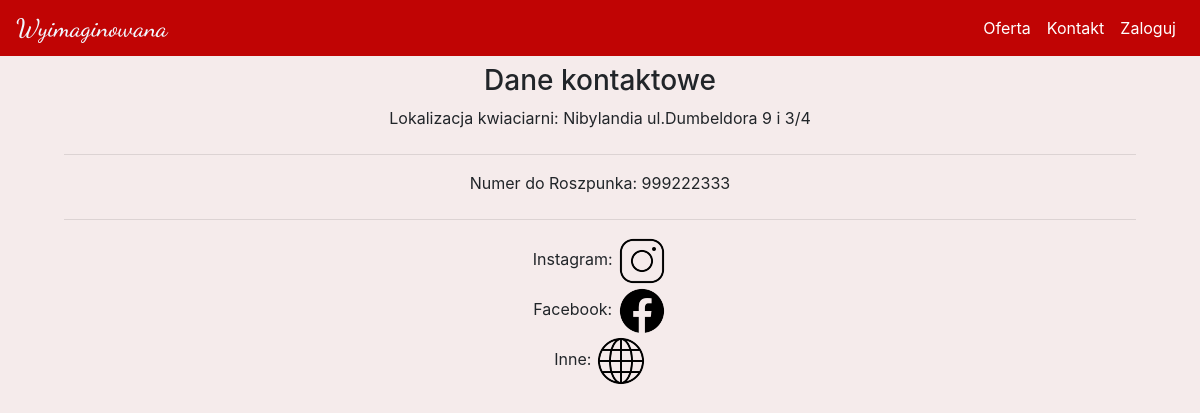
The page /kotakt on the database its author committed.
### kwiaciarnia/models.py (models this page shows)
class Adres(db.Model):
    id = db.Column(db.Integer(), primary_key=True)
    addres = db.Column(db.String())

class Contact(db.Model):
    id = db.Column(db.Integer(), primary_key=True)
    phone_number = db.Column(db.Integer())
    number_owner = db.Column(db.String())

class SocialMedia(db.Model):
    id = db.Column(db.Integer(), primary_key=True)
    social_media_link = db.Column(db.String())
    madia = db.Column(db.String())

### kwiaciarnia/routes.py (the view)
@app.route('/kotakt')
def contact():
    addreses = Adres.query.all()
    phone_numbers = Contact.query.all()
    links = SocialMedia.query.all()
    return render_template('contact.html', addreses=addreses, phone_numbers=phone_numbers, links=links)

### kwiaciarnia/templates/contact.html (shortened to what this page needs)
{% extends 'base.html' %}
{% block content %}
<div>
    <h3>Dane kontaktowe</h3>
    {% for adrres in addreses %}
        <label>Lokalizacja kwiaciarni: {{adrres.addres}}</label>
        <br>
    {% endfor %}
    <hr>
    {% for number in phone_numbers %}
        <label>Numer do {{number.number_owner}}: {{number.phone_number}}</label>
        <br>
    {% endfor %}
    <hr>
    {% for link in links %}
        {% if link.madia == "instagram" %}
        <label>Instagram: </label>
        <a href="https://github.com/Ja-ku-ba"><img src="/static/uploads/icons/ig.png"></a>
        {% elif link.madia == "facebook" %}
        <label>Facebook: </label>
        <a href="https://github.com/Ja-ku-ba"><img src="/static/uploads/icons/fb.png"></a>
        {% else %}
        <label>Inne: </label>
        <a href="https://github.com/Ja-ku-ba"><img src="/static/uploads/icons/weeb.png"></a>
        {% endif %}
        <br>
    {% endfor %}
</div>
{% endblock %}

### kwiaciarnia/static/styles/main.css (style rules this page uses)
body { background-color: #f5ebeb; }

### rows shown on the page
Adres: addres "Nibylandia ul.Dumbeldora 9 i 3/4"
Contact: number_owner "Roszpunka", phone_number "999222333"
